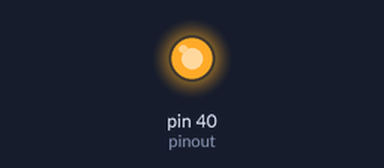
The program below on a simulated Raspberry Pi (header pin numbers). On the bench: output pins drawn as LEDs (lit = HIGH). At 0.0 s the program stops and its outputs stay as they are.

Above: at 0.1 s.
Timing chart, 0 to 1.5 s (numbered marks = the images above):
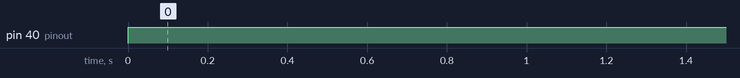

Measured:
- by itself, pin 40 (pinout): LOW → HIGH at 0.00 s

The program:

brightness.py
```python
from time import sleep
import RPi.GPIO as GPIO

GPIO.setmode(GPIO.BOARD)
pinout = 40
frequency=50
GPIO.setup(pinout, GPIO.OUT)
brightness=GPIO.PWM(pinout, frequency)
try:
	GPIO.output(pinout, True)
	brightness.start(frequency)
	brightness.ChangeDutyCycle(100)


except KeyboardInterrupt:
	brightness.stop()
	GPIO.cleanup()
```
